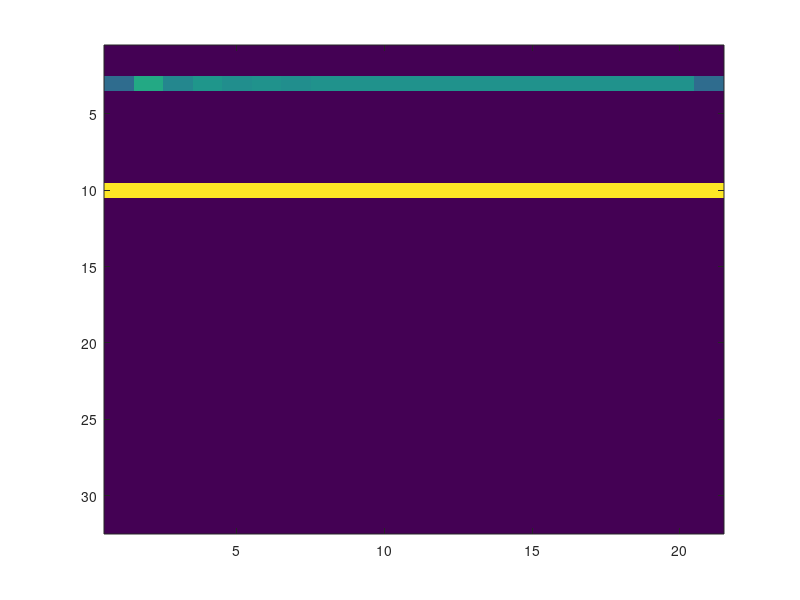

Write the MATLAB code that produced this figure.
close all; clear all;

%create simulation
n_x=32;
n_y=100;
x=randn(n_x,1);
x(setdiff([1:n_x],[3 10]))=0;
x0=zeros(n_x,1);
A=randn(n_y,n_x);
%A=randn.*eye(32);
y=A*x;

n_l1_iteration=20;
R=ones(n_x,1);

for l1_idx=1:n_l1_iteration
    %init
    a=(A*diag(sqrt(R)))'*y;
    b(:,1)=zeros(size(x));
    p(:,1)=a;
    r(:,1)=a;
    
    for i=2:20
        if(i==2)
            p(:,i)=r(:,1);
        else
            ww=norm(r(:,i-1)).^2/norm(r(:,i-2)).^2;
            p(:,i)=r(:,i-1)+ww.*p(:,i-1);
            beta(i)=ww;
        end;
        
        %this step is usually implemented via direct calculation of A*x and
        %A'*y;
        xx=(A*diag(sqrt(R)))'*(A*diag(sqrt(R)))*p(:,i);
        
        %%% CG starts
        w=norm(r(:,i-1)).^2/(p(:,i)'*xx);
        alpha(i)=w;
        
        b(:,i)=b(:,i-1)+p(:,i).*w;
        r(:,i)=r(:,i-1)-xx.*w;
        %%% CG ends
        
    end;
    
    
    R=sqrt(eps+abs(b(:,end)).^2);
    R=R./(max(R(:)));
    RR(:,l1_idx)=R(:);
    l1_history(:,l1_idx)=b(:,end);
    
end;

l1_history=cat(2,l1_history,x);
imagesc(l1_history)
return;


% %power iteration to get the largest singular value
% tmp=randn(32,1);
% tmp=tmp./sqrt(sum(tmp.^2));
% 
% clear vv;
% vv(:,1)=tmp(:);
% for ii=2:100
%     w=A'*A*vv(:,ii-1);
%     vv(:,ii)=w./sqrt(sum(w.^2));
% end;
% 
% mean(w./vv(:,end))
% 
% [u,s,v]=svd(A);
% diag(s)'.^2
% 
% imagesc([b,x])